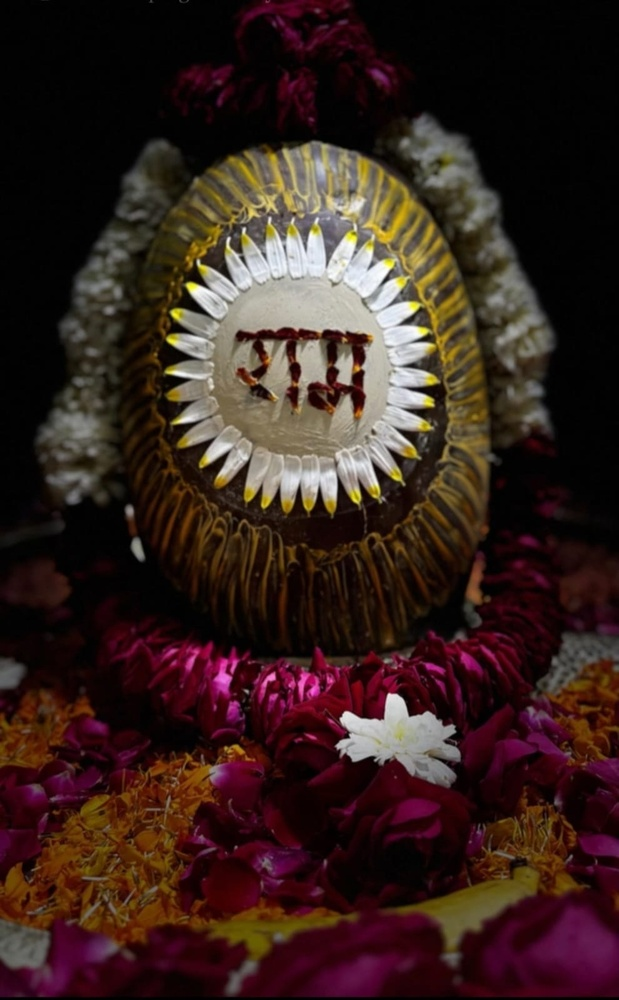
#> input picture ram.jpeg, 619 x 1000 px, shrunk from 990 x 1600 before the run
$ python display.py
#> lines starting #> are read from the running program, lines starting #| are printed output that depends on the picture
import cv2
image=cv2.imread("ram.jpeg",0)
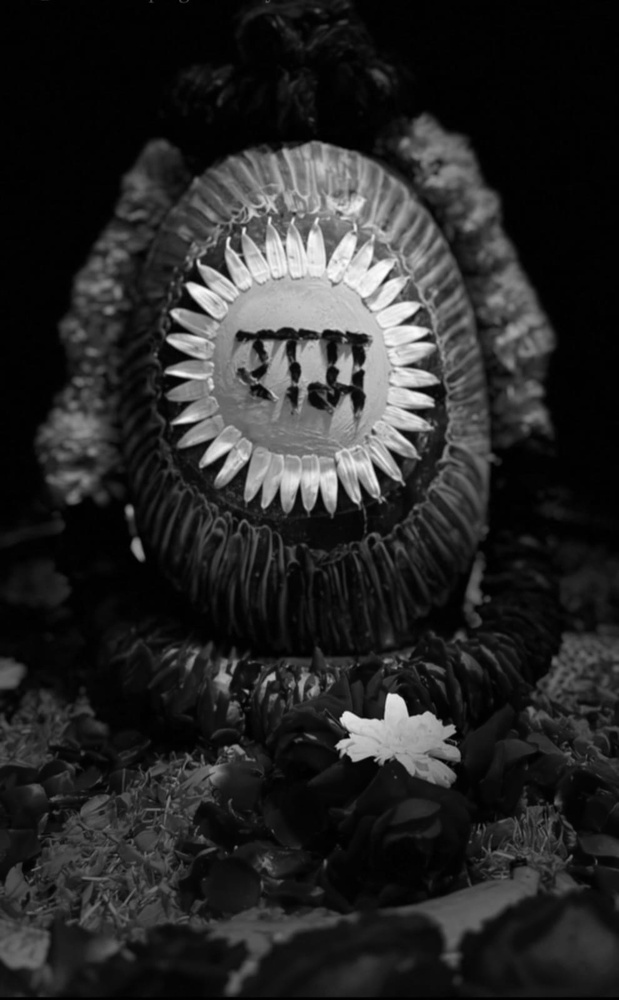
#> image: shape (1000, 619); min 0, max 255, mean 40.2
if image is not None:
    cv2.imshow("mahadev",image)
    cv2.waitKey(0)
    cv2.destroyAllWindows()
else:
    print("no image found")
